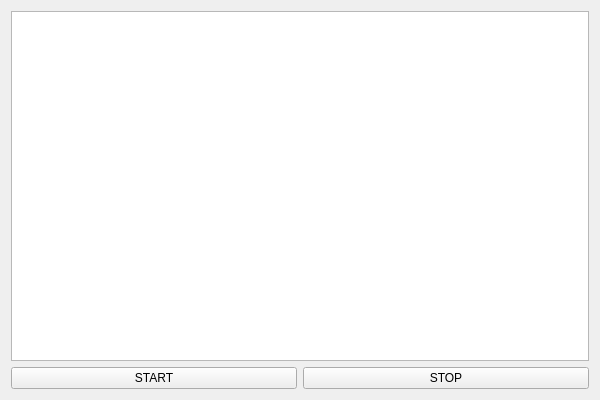
<?xml version="1.0" encoding="UTF-8"?>
<ui version="4.0">
 <class>MainWindowClass</class>
 <widget class="QMainWindow" name="MainWindowClass">
  <property name="geometry">
   <rect>
    <x>0</x>
    <y>0</y>
    <width>600</width>
    <height>400</height>
   </rect>
  </property>
  <property name="windowTitle">
   <string>MainWindow</string>
  </property>
  <widget class="QWidget" name="centralWidget">
   <layout class="QGridLayout" name="gridLayout">
    <item row="0" column="0" colspan="2">
     <widget class="QTextBrowser" name="textBrowserLog"/>
    </item>
    <item row="1" column="0">
     <widget class="QPushButton" name="pushButtonStart">
      <property name="text">
       <string>START</string>
      </property>
     </widget>
    </item>
    <item row="1" column="1">
     <widget class="QPushButton" name="pushButtonStop">
      <property name="text">
       <string>STOP</string>
      </property>
     </widget>
    </item>
   </layout>
  </widget>
 </widget>
 <layoutdefault spacing="6" margin="11"/>
 <resources>
  <include location="MainWindow.qrc"/>
 </resources>
 <connections/>
</ui>
